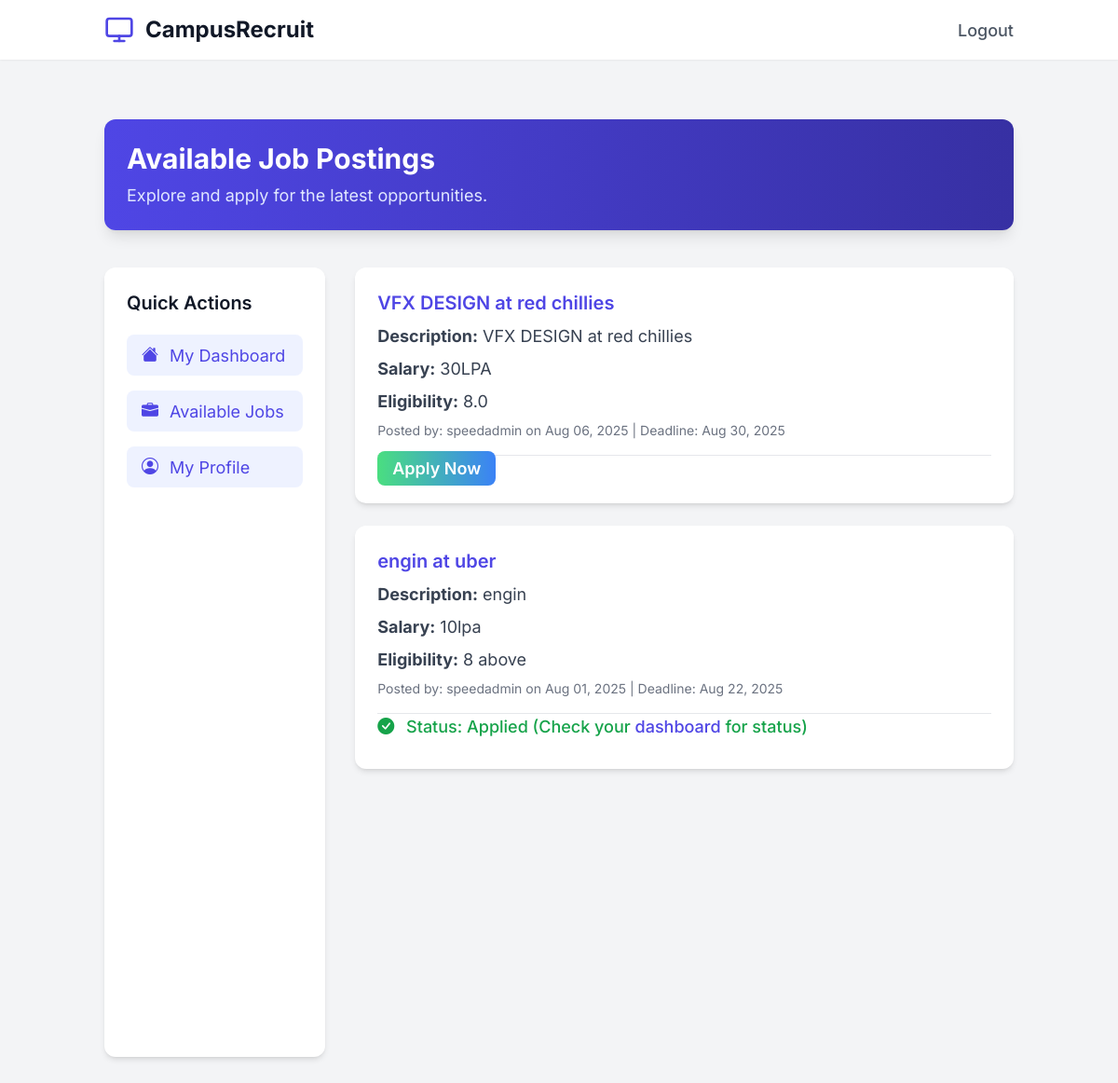
The app's page /student/jobs/ (signed in) with its own data.
### placement/models.py (models this page shows, shortened)
class Job(models.Model):
    company_name = models.CharField(max_length=100)
    job_role = models.CharField(max_length=100)
    description = models.TextField()
    salary_package = models.CharField(max_length=50, blank=True, null=True)
    eligibility_criteria = models.TextField(help_text="e.g., Min CGPA 7.0, CSE/IT branches, No backlogs")
    application_deadline = models.DateField()
    posted_by = models.ForeignKey(User, on_delete=models.SET_NULL, null=True, blank=True, related_name='posted_jobs')
    posted_at = models.DateTimeField(auto_now_add=True)

### core/models.py (models this page shows, shortened)
class User(AbstractUser):
    USER_TYPE_CHOICES = (
        ('admin', 'Admin'),
        ('student', 'Student'),
    )
    user_type = models.CharField(max_length=10, choices=USER_TYPE_CHOICES, default='student')

### placement/views.py (the view, shortened to what this page needs)
# urls.py: path('student/jobs/', login_required(placement_views.student_job_list), name='student_job_list'),
@login_required
@user_passes_test(is_student)
def student_job_list(request):
    jobs = Job.objects.all().order_by('-posted_at')
    student_profile = get_object_or_404(StudentProfile, user=request.user)
    applied_job_ids = student_profile.applications.values_list('job_id', flat=True)
    filtered_jobs = []
    for job in jobs:
        job_eligible = True # Assume eligible by default, then disqualify
        job_eligibility_lower = job.eligibility_criteria.lower()
        student_branch_lower = student_profile.branch.lower()
        if not ("all branches" in job_eligibility_lower or "any branch" in job_eligibility_lower):
            branch_criteria_found = False
            for b in ["cse", "it", "ece", "eee", "mech", "civil"]: # List common branches
                if b in job_eligibility_lower:
                    branch_criteria_found = True
                    break
            if branch_criteria_found: # If specific branches are mentioned
                if student_branch_lower not in job_eligibility_lower:
                    job_eligible = False
        if job_eligible and student_profile.cgpa is not None:
            cgpa_match = re.search(r'min(?:imum)?\s+cgpa\s+(\d+\.?\d*)', job_eligibility_lower)
        if job_eligible and student_profile.backlogs is not None:
            no_backlogs_match = re.search(r'no\s+backlogs', job_eligibility_lower)
            max_backlogs_match = re.search(r'max(?:imum)?\s+backlogs\s+(\d+)', job_eligibility_lower)
            if no_backlogs_match:
                if student_profile.backlogs > 0:
                    job_eligible = False
        if job_eligible:
            filtered_jobs.append(job)
    context = {
        'jobs': filtered_jobs,
        'student_profile': student_profile,
        'applied_job_ids': list(applied_job_ids),
    }
    return render(request, 'placement/student_job_list.html', context)

### core/views.py (called while the page is built)
def is_student(user):
    return user.is_authenticated and user.user_type == 'student'

### templates/placement/student_job_list.html (shortened to what this page needs)
<!DOCTYPE html>
<html lang="en">
<head>
    <script src="https://cdn.tailwindcss.com"></script>
    <link rel="stylesheet" href="https://cdn.jsdelivr.net/npm/bootstrap-icons@1.10.5/font/bootstrap-icons.css">
</head>
<body class="bg-gray-100 text-gray-800">
    <header class="bg-white shadow-sm sticky top-0 z-50 animate-fadeIn">
        <nav class="container mx-auto px-6 py-4 flex justify-between items-center">
            <div class="flex items-center space-x-3">
                <a href="/" class="text-2xl font-bold text-gray-900">CampusRecruit</a>
            </div>
            <div class="hidden md:flex space-x-8">
                <a href="{% url 'logout' %}" class="text-gray-600 hover:text-indigo-600 font-medium transition-colors">Logout</a>
            </div>
        </nav>
    </header>
    <main class="py-16">
        <div class="container mx-auto px-6">
            <div class="bg-gradient-to-r from-indigo-600 to-indigo-800 text-white rounded-xl shadow-lg p-6 mb-10 animate-fadeInUp">
                <h1 class="text-3xl font-bold">Available Job Postings</h1>
                <p class="text-indigo-100 mt-2">Explore and apply for the latest opportunities.</p>
            </div>
            <div class="flex flex-col lg:flex-row gap-8">
                <aside class="lg:w-1/4 bg-white rounded-xl shadow-md p-6 card-hover-effect animate-on-scroll">
                    <h2 class="text-xl font-semibold text-gray-900 mb-5">Quick Actions</h2>
                    <ul class="space-y-4">
                        <li>
                            <a href="{% url 'student_dashboard' %}" class="flex items-center bg-indigo-50 text-indigo-600 px-4 py-2 rounded-lg hover:bg-indigo-100 transition-colors">
                                <i class="bi bi-house-fill text-lg mr-3 icon-hover"></i> My Dashboard
                            </a>
                        </li>
                        <li>
                            <a href="{% url 'student_job_list' %}" class="flex items-center bg-indigo-50 text-indigo-600 px-4 py-2 rounded-lg hover:bg-indigo-100 transition-colors">
                                <i class="bi bi-briefcase-fill text-lg mr-3 icon-hover"></i> Available Jobs
                            </a>
                        </li>
                        <li>
                            <a href="{% url 'student_profile_view' %}" class="flex items-center bg-indigo-50 text-indigo-600 px-4 py-2 rounded-lg hover:bg-indigo-100 transition-colors">
                                <i class="bi bi-person-circle text-lg mr-3 icon-hover"></i> My Profile
                            </a>
                        </li>
                    </ul>
                </aside>
                <div class="lg:w-3/4">
                    {% if jobs %}
                        {% for job in jobs %}
                            <div class="bg-white rounded-xl shadow-md card-hover-effect animate-on-scroll mb-6">
                                <div class="p-6">
                                    <h3 class="text-xl font-semibold text-indigo-600 mb-2">{{ job.job_role }} at {{ job.company_name }}</h3>
                                    <p class="text-gray-700 mb-2"><strong>Description:</strong> {{ job.description|truncatechars:200 }}</p>
                                    <p class="text-gray-700 mb-2"><strong>Salary:</strong> {{ job.salary_package|default:"Not specified" }}</p>
                                    <p class="text-gray-700 mb-2"><strong>Eligibility:</strong> {{ job.eligibility_criteria|truncatechars:150 }}</p>
                                    <p class="text-gray-500 text-sm mb-4">Posted by: {{ job.posted_by.username }} on {{ job.posted_at|date:"M d, Y" }} | Deadline: {{ job.application_deadline|date:"M d, Y" }}</p>
                                    <hr class="border-gray-200">
                                    {% if student_profile %}
                                        {% if job.id in applied_job_ids %}
                                            <p class="text-green-600 font-medium mb-2"><i class="bi bi-check-circle-fill mr-2"></i> Status: Applied (Check your <a href="{% url 'student_dashboard' %}" class="text-indigo-600 hover:underline">dashboard</a> for status)</p>
                                        {% else %}
                                            <a href="{% url 'apply_for_job' job.id %}" class="btn btn-primary px-4 py-2 rounded-lg hover:from-indigo-700 hover:to-indigo-800 transition-all">Apply Now</a>
                                        {% endif %}
                                    {% else %}
                                        <div class="alert alert-warning p-3 rounded-lg" role="alert">
                                            Please complete your <a href="{% url 'student_profile_view' %}" class="text-indigo-600 hover:underline">profile</a> to apply for jobs.
                                        </div>
                                    {% endif %}
                                </div>
                            </div>
                        {% endfor %}
                    {% else %}
                        <div class="bg-white rounded-xl shadow-md p-6 animate-on-scroll">
                            <div class="alert alert-info p-3 rounded-lg" role="alert">
                                No job postings available at the moment that match your profile.
                            </div>
                        </div>
                    {% endif %}
                </div>
            </div>
        </div>
    </main>
</body>
</html>

### templates/placement/student_job_list.html (style rules this page uses)
body { font-family: 'Inter', sans-serif; font-size: 18px; }
.animate-fadeIn { animation: fadeIn 1s ease-out forwards; }
.animate-fadeInUp { animation: fadeInUp 1s ease-out forwards; }
.animate-on-scroll { opacity: 0; transform: translateY(20px); transition: opacity 0.5s ease-out, transform 0.5s ease-out; }
.animate-on-scroll.in-view { opacity: 1; transform: translateY(0); }
.card-hover-effect { transition: transform 0.3s ease-in-out, box-shadow 0.3s ease-in-out; }
.icon-hover { transition: transform 0.2s ease-in-out; }
h1 { font-size: 2.5rem; }
h2 { font-size: 1.5rem; }
.text-3xl { font-size: 2rem; }
.text-xl { font-size: 1.375rem; }
.text-lg { font-size: 1.125rem; }
.text-sm { font-size: 0.875rem; }
.p-6 { padding: 1.5rem; }
.btn-primary { background: linear-gradient(to right, #4ade80, #3b82f6); color: white; border: none; padding: 0.75rem 1.5rem; font-weight: 600; border-radius: 0.5rem; transition: transform 0.3s ease, box-shadow 0.3s ease; }

### records on screen
Job: job_role "VFX DESIGN", company_name "red chillies", description "VFX DESIGN at red chillies", salary_package "30LPA", eligibility_criteria "8.0", posted_by.username "speedadmin", posted_at "Aug 06, 2025", application_deadline "Aug 30, 2025", shows "Apply Now"
Job: job_role "engin", company_name "uber", description "engin", salary_package "10lpa", eligibility_criteria "8 above", posted_by.username "speedadmin", posted_at "Aug 01, 2025", application_deadline "Aug 22, 2025", shows "Status: Applied (Check your"
